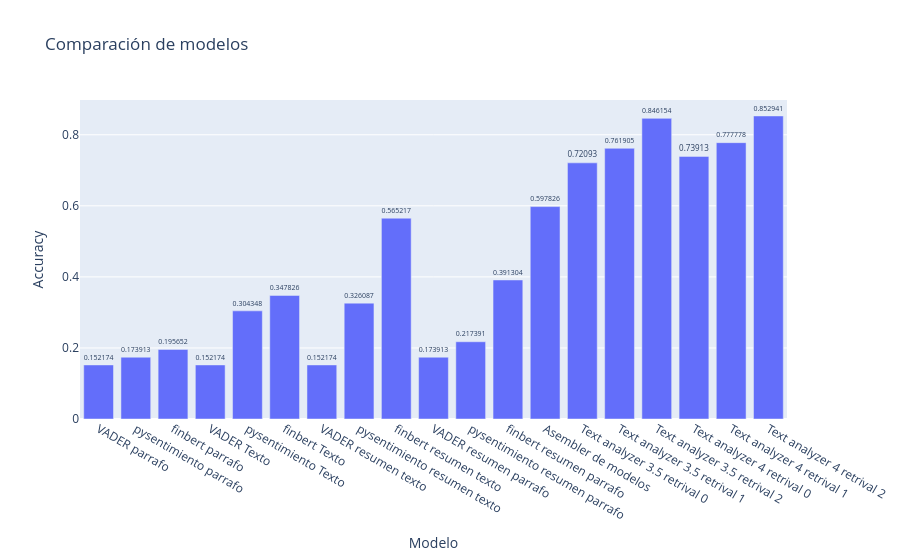

Here is the notebook cell this chart was saved with:
### Code cell
import plotly.express as px
import pandas as pd
data = {"VADER parrafo": 0.152174, "pysentimiento parrafo": 0.173913, "finbert parrafo": 0.195652, "VADER Texto": 0.152174, 
        "pysentimiento Texto": 0.304348, "finbert Texto": 0.347826, "VADER resumen texto": 0.152174, 
        "pysentimiento resumen texto": 0.326087, "finbert resumen texto": 0.565217, "VADER resumen parrafo": 0.173913, 
        "pysentimiento resumen parrafo": 0.217391, "finbert resumen parrafo": 0.391304, 'Asembler de modelos': 0.597826, 
        'Text analyzer 3.5 retrival 0':0.72093, 
        'Text analyzer 3.5 retrival 1': 0.761905, 'Text analyzer 3.5 retrival 2': 0.846154, 'Text analyzer 4 retrival 0': 0.73913,
        'Text analyzer 4 retrival 1': 0.777778, 'Text analyzer 4 retrival 2': 0.852941}

data = pd.DataFrame(data.items(), columns=["Modelo", "Accuracy"])
fig = px.bar(data, x='Modelo', y='Accuracy', title="Comparación de modelos", labels={'Modelo':'Modelo', 'Accuracy':'Accuracy'}, text_auto=True)
fig.update_traces(textfont_size=12, textangle=0, textposition="outside", cliponaxis=False)
fig.show()

### Figure 1 — Plotly figure (JSON) as saved in the notebook; plotly's stock layout.template omitted (floating-point values rounded to 4 significant figures)
{"data": [{"alignmentgroup": "True", "cliponaxis": false, "hovertemplate": "Modelo=%{x}<br>Accuracy=%{y}<extra></extra>", "legendgroup": "", "marker": {"color": "#636efa", "pattern": {"shape": ""}}, "name": "", "offsetgroup": "", "orientation": "v", "showlegend": false, "textangle": 0, "textfont": {"size": 12}, "textposition": "outside", "texttemplate": "%{y}", "type": "bar", "x": ["VADER parrafo", "pysentimiento parrafo", "finbert parrafo", "VADER Texto", "pysentimiento Texto", "finbert Texto", "VADER resumen texto", "pysentimiento resumen texto", "finbert resumen texto", "VADER resumen parrafo", "pysentimiento resumen parrafo", "finbert resumen parrafo", "Asembler de modelos", "Text analyzer 3.5 retrival 0", "Text analyzer 3.5 retrival 1", "Text analyzer 3.5 retrival 2", "Text analyzer 4 retrival 0", "Text analyzer 4 retrival 1", "Text analyzer 4 retrival 2"], "xaxis": "x", "y": [0.1522, 0.1739, 0.1957, 0.1522, 0.3043, 0.3478, 0.1522, 0.3261, 0.5652, 0.1739, 0.2174, 0.3913, 0.5978, 0.7209, 0.7619, 0.8462, 0.7391, 0.7778, 0.8529], "yaxis": "y"}], "layout": {"barmode": "relative", "legend": {"tracegroupgap": 0}, "title": {"text": "Comparación de modelos"}, "xaxis": {"anchor": "y", "domain": [0, 1], "title": {"text": "Modelo"}}, "yaxis": {"anchor": "x", "domain": [0, 1], "title": {"text": "Accuracy"}}}}
